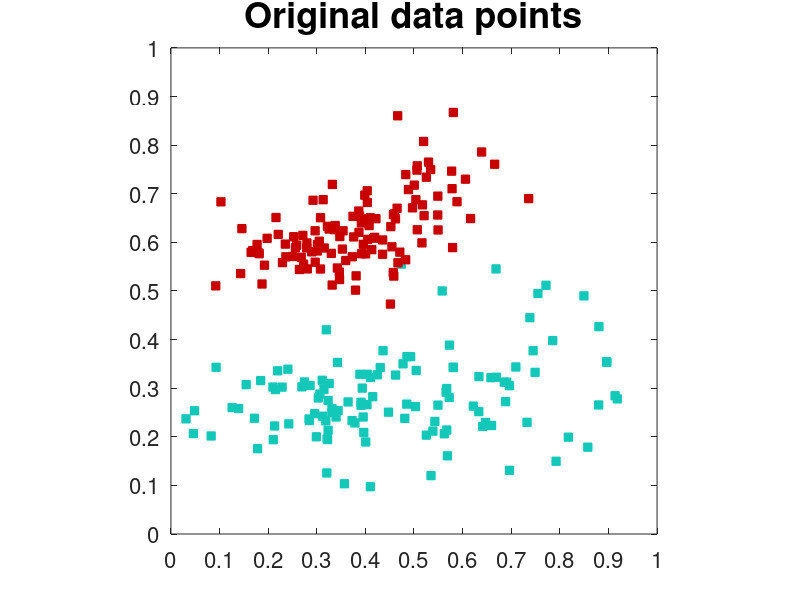
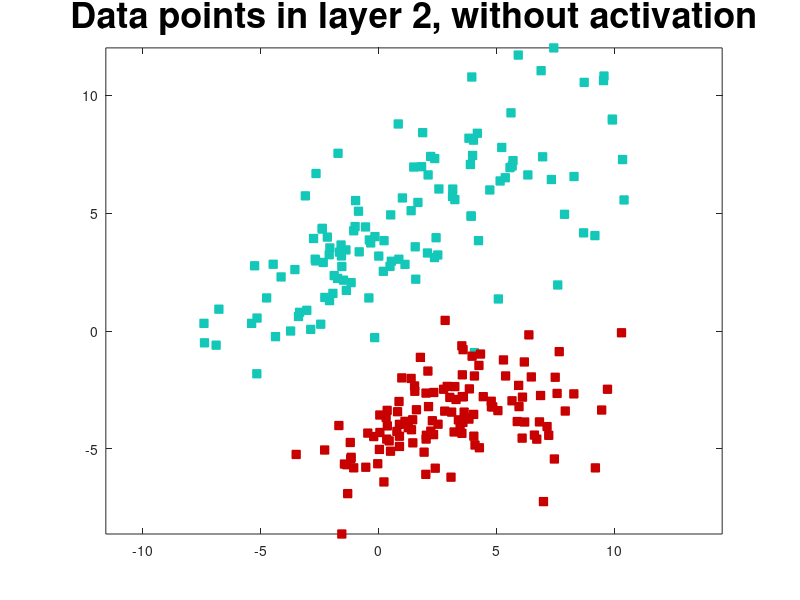

These charts were generated, in order, by the following MATLAB code: (Note: this script raises an error after producing the figures.)
% Classify weather data from various months measured in Kumpula.
%
% Column 1: Cloud amount	1/8
% Column 2: Pressure (msl)	hPa
% Column 3: Relative humidity	%
% Column 4: Precipitation intensity	mm/h
% Column 5: Snow depth	cm
% Column 6: Air temperature	degC
% Column 7: Dew-point temperature	degC
% Column 8: Horizontal visibility	m
% Column 9: Wind direction	deg
% Column 10: Gust speed	m/s
% Column 11: Wind speed	m/s
%
% Samuli Siltanen January 2021

% Graphical parameters
color_summer = [200 0 0]/255;
color_summer_light = [245 226 226]/255;
color_fall   = [255 124 45]/255;
color_winter = [0 0 255]/255;
color_spring = [20 200 185]/255;
color_spring_light = [217 255 235]/255;
color_line = [.5 .5 .5];
gridline_color = [.7 .7 .7];
gridline_width = .5;
msize = 6;
msize2 = 8;
fsize = 26;
fsize2 = 12;
tickfsize = 16;
separ = .2;
lwidth = 1;
lwidth2 = .5;

load data/weather2015 w04 w07
w04y15 = w04;
w07y15 = w07;

load data/weather2016 w01 w04 w07 w10
w01y16 = w01;
w04y16 = w04;
w07y16 = w07;
w10y16 = w10;

load data/weather2017 w01 w04 w07 w10
w01y17 = w01;
w04y17 = w04;
w07y17 = w07;
w10y17 = w10;

load data/weather2019 w01 w04 w07 w10
w01y19 = w01;
w04y19 = w04;
w07y19 = w07;
w10y19 = w10;

% Load precomputed neural net weights and biases.
load data/NN_parameters W2 b2 W3 b3 W4 b4

% Load normalized data
load ML_Higham_applied2weather/Highamdata x1 x2 y
len = length(x1);

%% Picture 1, April and July normalized temperatures and air pressures in 2019

figure(1)
clf
for iii = 1:len
    p1 = plot(x1(iii),x2(iii),'bs','markersize',msize);
    hold on
    if y(1,iii)>0
        set(p1,'color',color_spring)
        set(p1,'markerfacecolor',color_spring)
    else
        set(p1,'color',color_summer)
        set(p1,'markerfacecolor',color_summer)
    end   
end
%
set(gca,'xtick',[0:.1:1],'fontsize',tickfsize)
set(gca,'ytick',[0:.1:1],'fontsize',tickfsize)
axis([0 1 0 1])
axis square
title('Original data points','fontsize',fsize)

%% Picture 2, apply weight matrix and bias of first hidden layer

% Re-arrange the data so that each column of a 2x60 matrix has the
% x1-coordinate of a data point in the first row and x2-coordinate in the
% second row
tmp = [x1(:).';x2(:).'];

% Multiply by weight matrix.
W2x = W2*tmp;

% Transpose the result so that again first column is for x1-coordinates and
% second column for x2-coordinates
W2x = W2x.';

% Pick out the coordinates of the rotated data values
W2x1 = W2x(:,1);
W2x2 = W2x(:,2);

% Add bias
W2x1b = W2x1+b2(1);
W2x2b = W2x2+b2(2);

% Plot the data
figure(2)
clf
for iii = 1:len
    p1 = plot(W2x1b(iii),W2x2b(iii),'bs','markersize',msize);
    hold on
    if y(1,iii)>0
        set(p1,'color',color_spring)
        set(p1,'markerfacecolor',color_spring)
    else
        set(p1,'color',color_summer)
        set(p1,'markerfacecolor',color_summer)
    end

end
axis equal
title('Data points in layer 2, without activation','fontsize',fsize)


%% Picture 3, apply activation function


% Plot the data
figure(3)
clf
for iii = 1:len
    p1 = plot(activate(W2x1b(iii),1,0),activate(W2x2b(iii),1,0),'bs','markersize',msize);
    hold on
    if y(1,iii)>0
        set(p1,'color',color_spring)
        set(p1,'markerfacecolor',color_spring)
    else
        set(p1,'color',color_summer)
        set(p1,'markerfacecolor',color_summer)
    end

end
axis equal
title('Data points in layer 2, with activation','fontsize',fsize)



